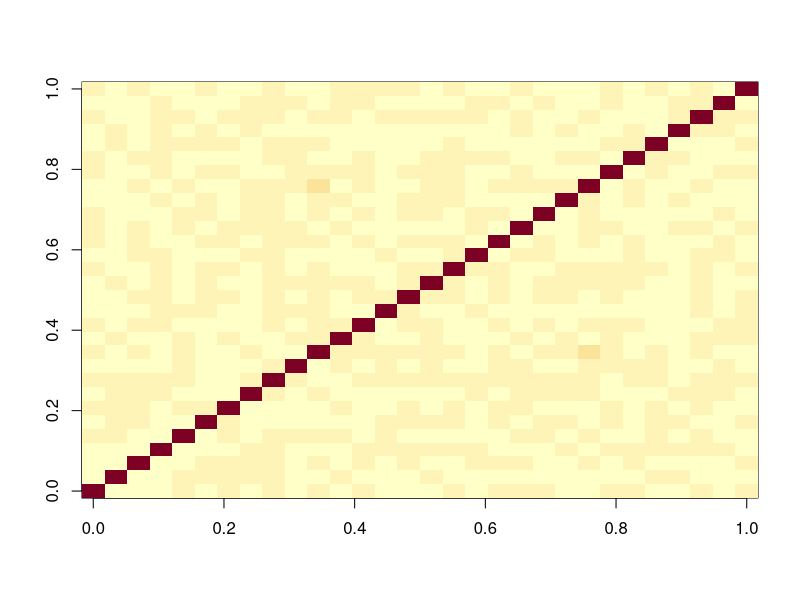
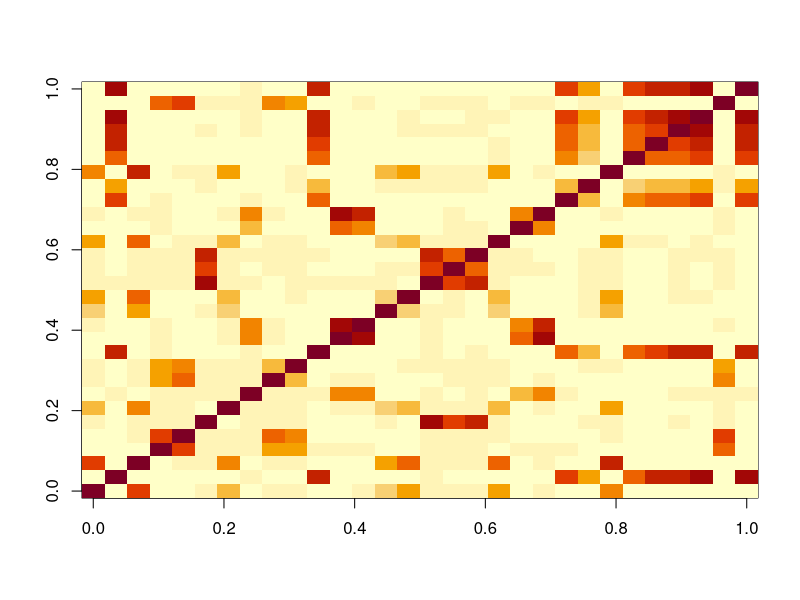
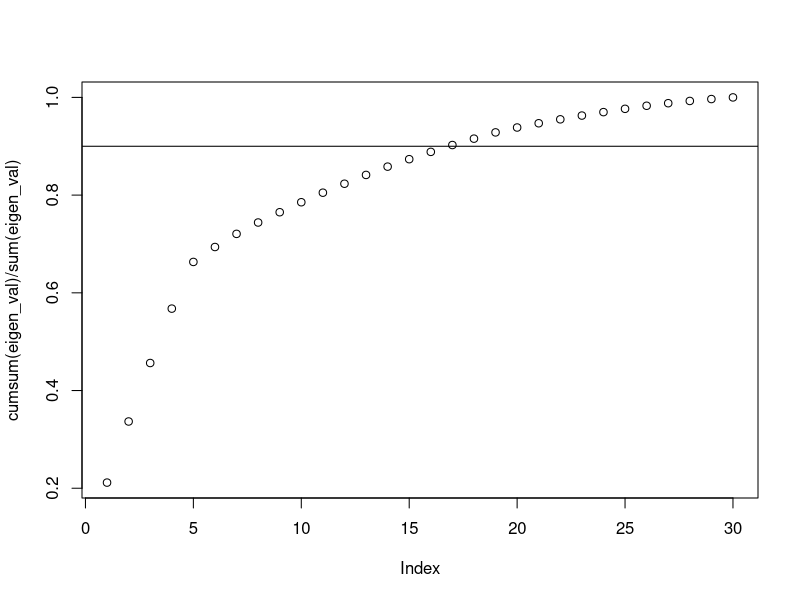
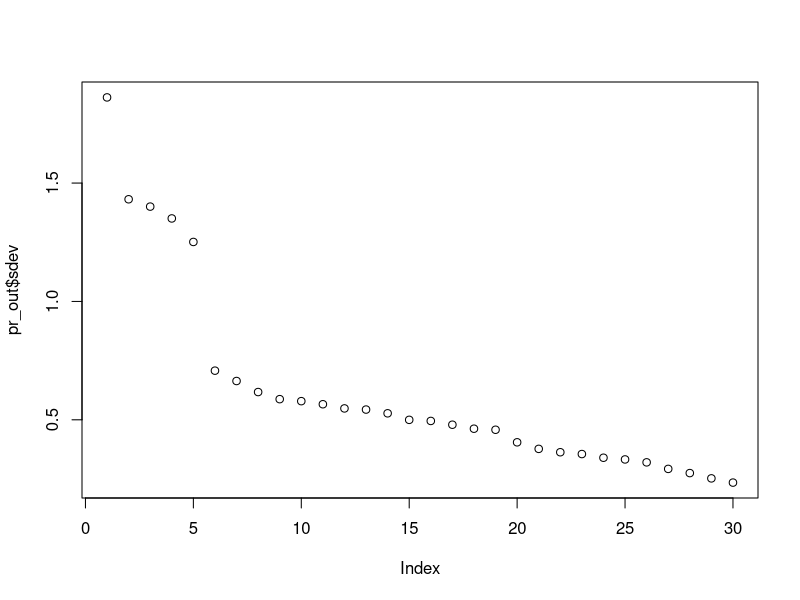
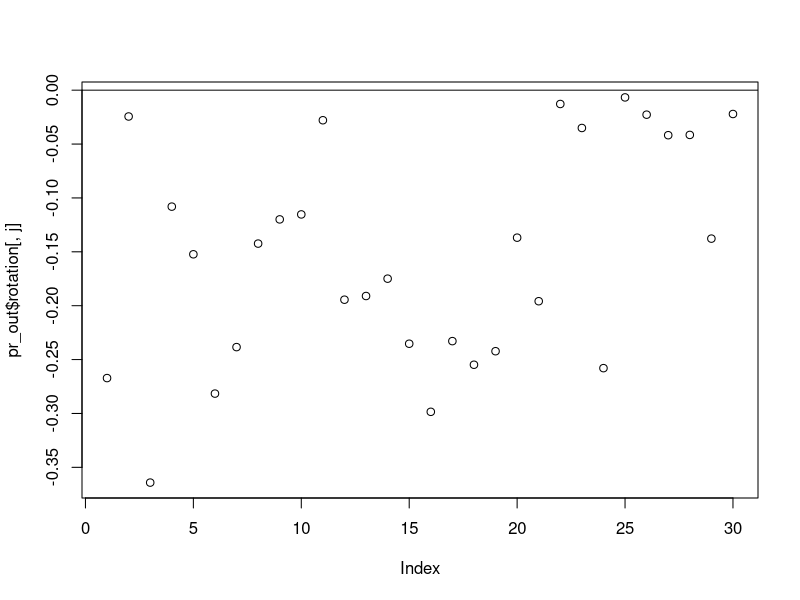

Reproduce these figures in R, in order. (Note: this script raises an error after producing the figures.)
## ---- chunk 1
knitr::opts_chunk$set(echo = TRUE)
## ---- chunk 2

hidden_p <- 5
observ_p <- 30
prob <- NULL # runif(hidden_p)
h2o <- sample(hidden_p,   #hidden to observed
              observ_p,
              replace=TRUE,
              prob=prob)
h2o <- sort(h2o)
sample_size <- 1000
hidden_z <- sapply(
  seq_len(hidden_p),
  function(x) rnorm(sample_size))
corrs <- runif(observ_p, 0.3, 0.8)

#create five groups of colinear stuff
observ_x <- mapply(
  function(i, corr) {
  hidden_z[, i] * corr + rnorm(sample_size) * (1 - corr) *100
    },
  h2o, corrs)

#observ_x is what you often see, but there is still hidden stuff

image(cor(observ_x))

#This looks weird to what we expect. It doesn't look like five groups
#if we sort instead it works


h2o <- sample(hidden_p,   #hidden to observed
              observ_p,
              replace=TRUE,
              prob=prob)

sample_size <- 1000
hidden_z <- sapply(
  seq_len(hidden_p),
  function(x) rnorm(sample_size))

#This effects how things are correlated!
corrs <- runif(observ_p, 0.3, 0.8)

#create five groups of colinear stuff
observ_x <- mapply(
  function(i, corr) {
  hidden_z[, i] * corr + rnorm(sample_size) * (1 - corr)
    },
  h2o, corrs)

#observ_x is what you often see, but there is still hidden stuff

image(cor(observ_x))


## ---- chunk 3

beta <- runif(hidden_p, -10, 10)
noise <- rnorm(sample_size, sd=10)
#hard to measure hidden forces!
#we can only measure x, but x is only correlated to hidden stuff
y <- hidden_z %*% beta + noise
df <- data.frame(y, observ_x)

#y depends on the hidden stuff not x


## ---- chunk 4
#training data set, first 800 points (80 percent)
train <- 1:800

ols <- lm(y ~ ., df, subset=train)
length(ols$residual) #correct length

#predict on points we didn't use to train
ols_pred <- predict(ols, df[-train,])

#error: differrence between measured values against predict. Mean of this squared MSE!
mean((df$y[-train] - ols_pred)^2)

#run ols 

#PCA TIME
#only input X, (feature matrix) into the PCA function
pr_out <- prcomp(observ_x, scale=FALSE)

#scale is used because Xs might not be in the same unit, so mean = 0, sd = 1
class(pr_out)

#it has its own class
names(pr_out)

#squared value of sdev is eigenvalue
eigen_val <- pr_out$sdev^2 

#cumulative sum as a fraction of total eigenvalues
plot(cumsum(eigen_val) / sum(eigen_val))
abline(h=.9)
#here after the 5th point, the slope tapers off! This is directly related to the hidden_p value at the beginning. It should help show you how many important hidden features there are. 

#it is the percent of variabilitiy caputured by the first k components

#If you don't know what to choose, 90% variability is a good point 


plot(pr_out$sdev)
#Very similar, but not as interpretable as percent of variability. 

#These steps is how k is chosen.

#K is the dimension of W. Data came n x p. We need to shrink it to k. If you don't have
#a clear cut, use 90%

#we don't want to keep all the variability because not all features provide useful
#information. Some of them are so colinear, they just add noise. 

cutoff <- 5

#now we are looking at x

#only pull out first k columns

dim(pr_out$x)
dim(observ_x)
#these will be the same, but we choose a cutoff. 


W <- pr_out$x[, 1:cutoff]
df_w <- data.frame(y, W)

#should be like the ols from above
pca <- lm(y ~ ., df_w, subset=train)
#same prediction
pca_pred <- predict(pca, df_w[-train,])

#prediction error
mean((df_w$y[-train] - pca_pred)^2)

#that was the classic view of PCA 
## ---- chunk 5

#Now looking at rotation

#k is which column are we going to examine

j <- 2
plot(pr_out$rotation[, j])
abline(h = 0)
which(abs(pr_out$rotation[, j]) > 0.2)
# what is the truth we should be comparing to?


#What is rotation. Matrix (30 x 30 in this case)
dim(pr_out$rotation)
#it is actually p x p rather than p x k to give you more columns

head(pr_out$rotation[,k])
#kth eigenvector which correspods with the kth largest value (most significant) value


#this will always be 1. Property of rotation matrix
sum(pr_out$rotation[,k]^2)







